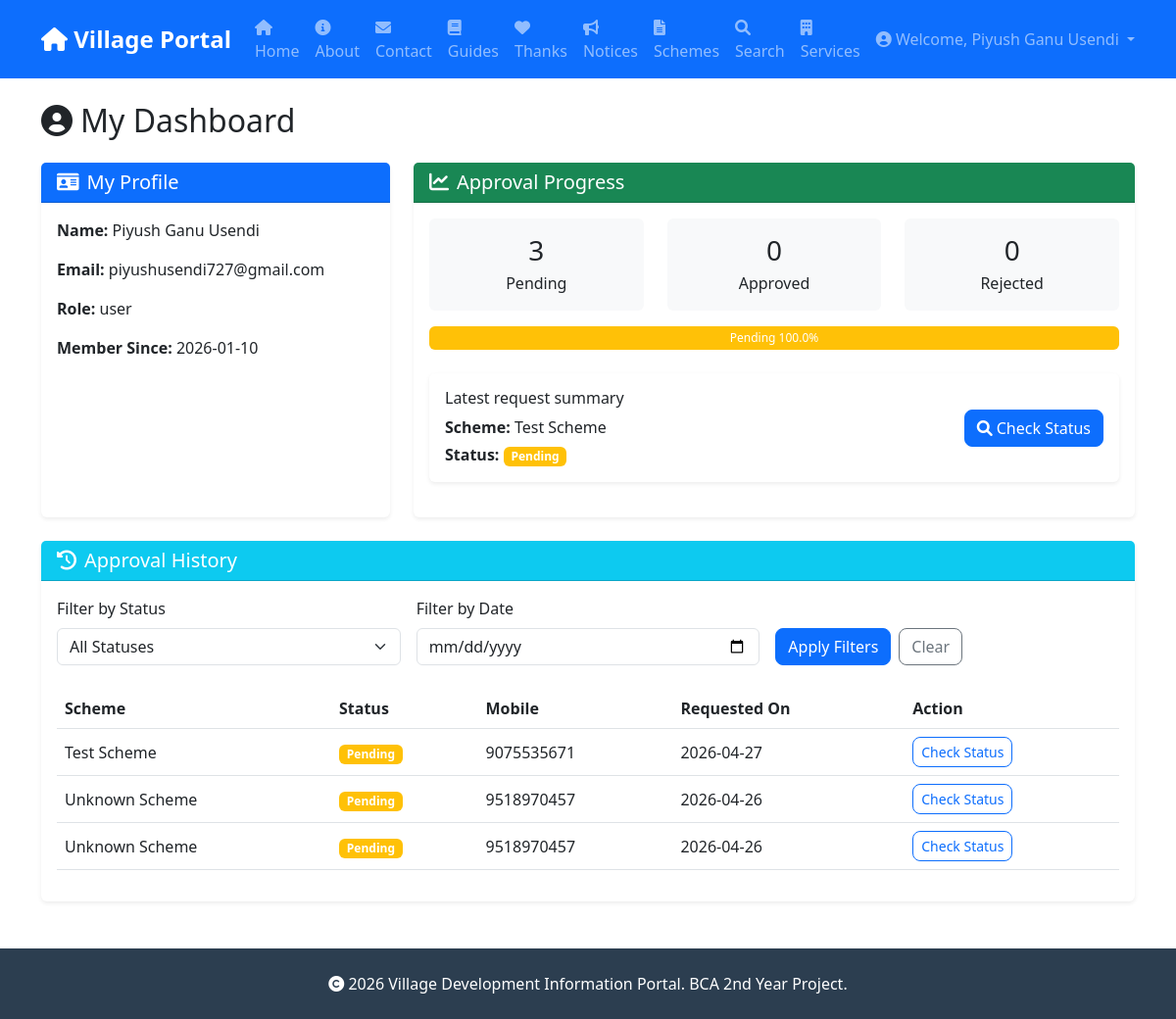
/user/dashboard (signed in), run on an earlier commit of the app's database.
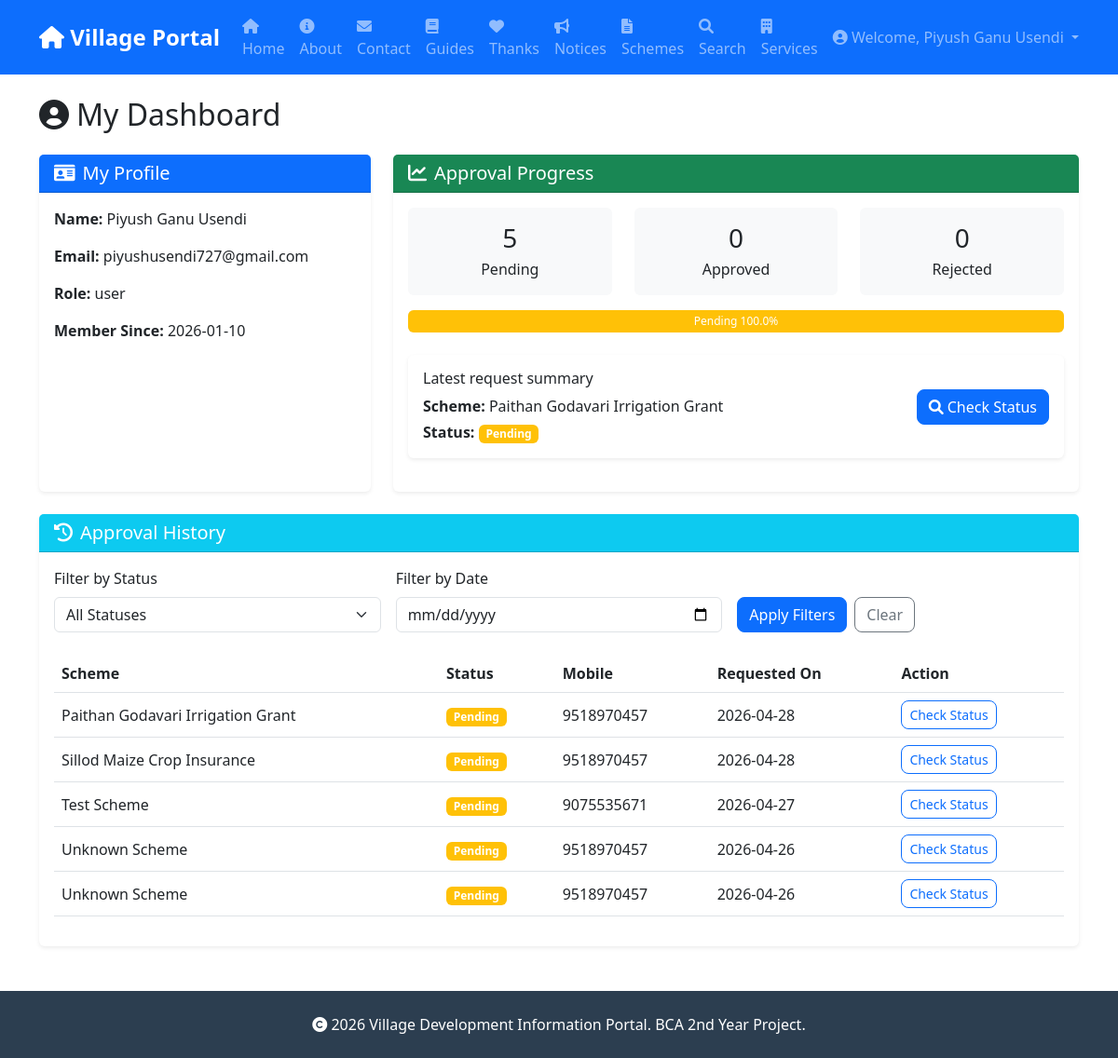
And on a later commit of the database.
### tables this page shows
CREATE TABLE schemes (
            id INTEGER PRIMARY KEY AUTOINCREMENT,
            title TEXT NOT NULL,
            description TEXT,
            department TEXT,
            eligibility TEXT,
            benefits TEXT,
            apply_link TEXT,
            published_on TIMESTAMP DEFAULT CURRENT_TIMESTAMP
        , location TEXT DEFAULT "All");

CREATE TABLE beneficiaries (
            id INTEGER PRIMARY KEY AUTOINCREMENT,
            name TEXT NOT NULL,
            age INTEGER,
            gender TEXT,
            scheme_id INTEGER,
            mobile TEXT,
            status TEXT DEFAULT 'Pending',
            registered_on TIMESTAMP DEFAULT CURRENT_TIMESTAMP
        , user_id INTEGER, dob TEXT, aadhaar TEXT);

### app.py (the view)
@app.route('/user/dashboard')
@login_required
def user_dashboard():
    status_filter = request.args.get('status', '')
    date_filter = request.args.get('date', '')
    conn = get_db()
    cursor = conn.cursor()
    cursor.execute('SELECT * FROM users WHERE id = ?', (current_user.id,))
    user = cursor.fetchone()
    query = '''
        SELECT b.*, s.title AS scheme_name
        FROM beneficiaries b
        LEFT JOIN schemes s ON b.scheme_id = s.id
        WHERE b.user_id = ?
    '''
    params = [current_user.id]
    if status_filter:
        query += ' AND b.status = ?'
        params.append(status_filter)
    if date_filter:
        query += ' AND DATE(b.registered_on) = ?'
        params.append(date_filter)
    query += ' ORDER BY b.registered_on DESC'
    cursor.execute(query, tuple(params))
    history = cursor.fetchall()
    status_counts = {'Pending': 0, 'Approved': 0, 'Rejected': 0}
    for row in history:
        status = row['status'] or 'Pending'
        if status not in status_counts:
            status_counts[status] = 0
        status_counts[status] += 1
    conn.close()
    return render_template('user_dashboard.html', user=user, history=history, status_counts=status_counts, status_filter=status_filter, date_filter=date_filter)

### app.py (called while the page is built)
def get_db():
    db_path = app.config.get('DATABASE', 'database.db')
    conn = sqlite3.connect(db_path)
    conn.row_factory = sqlite3.Row
    return conn

@login_manager.user_loader
def load_user(user_id):
    conn = get_db()
    cursor = conn.cursor()
    cursor.execute('SELECT * FROM users WHERE id = ?', (user_id,))
    user = cursor.fetchone()
    conn.close()
    if user:
        return User(user['id'], user['name'], user['email'], user['role'], dict(user).get('location'))
    return None

### templates/user_dashboard.html (shortened to what the changed rows need)
{% extends "base.html" %}
{% block content %}
<h2 class="mb-4"><i class="fas fa-user-circle me-2"></i>My Dashboard</h2>
<div class="row">
    <div class="col-lg-8 mb-4">
        <div class="card shadow-sm h-100">
            <div class="card-body">
                <div class="row text-center">
                    <div class="col-md-4 mb-3">
                        <div class="p-3 bg-light rounded">
                            <h3 class="mb-1">{{ status_counts.Pending }}</h3>
                            <p class="mb-0">Pending</p>
                        </div>
                    </div>
                </div>
                    {% set total = status_counts.Pending + status_counts.Approved + status_counts.Rejected %}
                {% if history %}
                {% set latest = history[0] %}
                <div class="mt-4 p-3 bg-white rounded shadow-sm">
                    <div
                        class="d-flex flex-column flex-lg-row justify-content-between align-items-start align-items-lg-center gap-3">
                        <div>
                            <h6 class="mb-2">Latest request summary</h6>
                            <p class="mb-1"><strong>Scheme:</strong> {{ latest.scheme_name or 'Unknown Scheme' }}</p>
                            <p class="mb-0"><strong>Status:</strong>
                                <span
                                    class="badge bg-{{ 'success' if latest.status == 'Approved' else 'warning' if latest.status == 'Pending' else 'danger' }}">
                                    {{ latest.status }}
                                </span>
                            </p>
                        </div>
                        {% if latest.scheme_id %}
                        <a href="{{ url_for('request_scheme', scheme_id=latest.scheme_id) }}" class="btn btn-primary">
                            <i class="fas fa-search me-1"></i>Check Status
                        </a>
                        {% else %}
                        <button class="btn btn-primary" disabled title="Scheme information unavailable">
                            <i class="fas fa-search me-1"></i>Check Status
                        </button>
                        {% endif %}
                    </div>
                </div>
                {% endif %}
            </div>
        </div>
    </div>
</div>
<div class="card shadow-sm">
    <div class="card-body">
        {% if history %}
        <div class="table-responsive">
            <table class="table table-hover align-middle">
                <thead>
                    <tr>
                        <th>Scheme</th>
                        <th>Status</th>
                        <th>Mobile</th>
                        <th>Requested On</th>
                        <th>Action</th>
                    </tr>
                </thead>
                <tbody>
                    {% for item in history %}
                    <tr>
                        <td>{{ item.scheme_name or 'Unknown Scheme' }}</td>
                        <td>
                            <span
                                class="badge bg-{{ 'success' if item.status == 'Approved' else 'warning' if item.status == 'Pending' else 'danger' }}">
                                {{ item.status }}
                            </span>
                        </td>
                        <td>{{ item.mobile or 'N/A' }}</td>
                        <td>{{ item.registered_on[:10] }}</td>
                        <td>
                            {% if item.scheme_id %}
                            <a href="{{ url_for('request_scheme', scheme_id=item.scheme_id) }}"
                                class="btn btn-sm btn-outline-primary">
                                Check Status
                            </a>
                            {% else %}
                            <button class="btn btn-sm btn-outline-secondary" disabled
                                title="Scheme information unavailable">
                                Check Status
                            </button>
                            {% endif %}
                        </td>
                    </tr>
                    {% endfor %}
                </tbody>
            </table>
        </div>
        {% else %}
        <div class="alert alert-info text-center">
            <h5><i class="fas fa-info-circle me-2"></i>No request history found</h5>
            <p class="mb-0">Submit a scheme request to begin tracking your approval progress.</p>
        </div>
        {% endif %}
    </div>
</div>
{% endblock %}

What changed in the data, as far as the page shows it:
no longer on this page (row unchanged): schemes: title "Test Scheme"
now on this page (row unchanged): schemes: title "Paithan Godavari Irrigation Grant"
added beneficiaries: status "Pending", title "Paithan Godavari Irrigation Grant", mobile "9518970457", registered_on "2026-04-28"
added beneficiaries: title "Sillod Maize Crop Insurance", status "Pending", mobile "9518970457", registered_on "2026-04-28"
Also different on the page:
{{ status_counts.Pending }}: "3" → "5"
